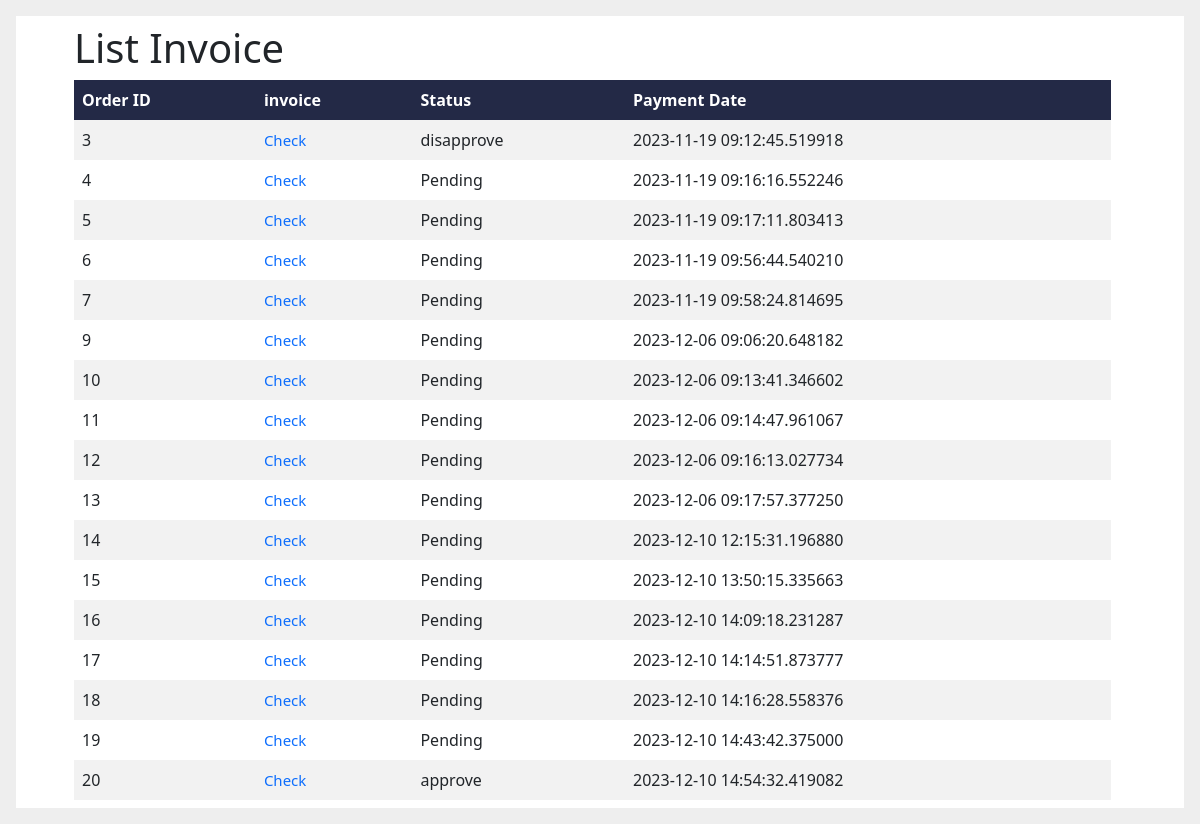
/myinvoice (signed in), run on an earlier commit of the app's database.
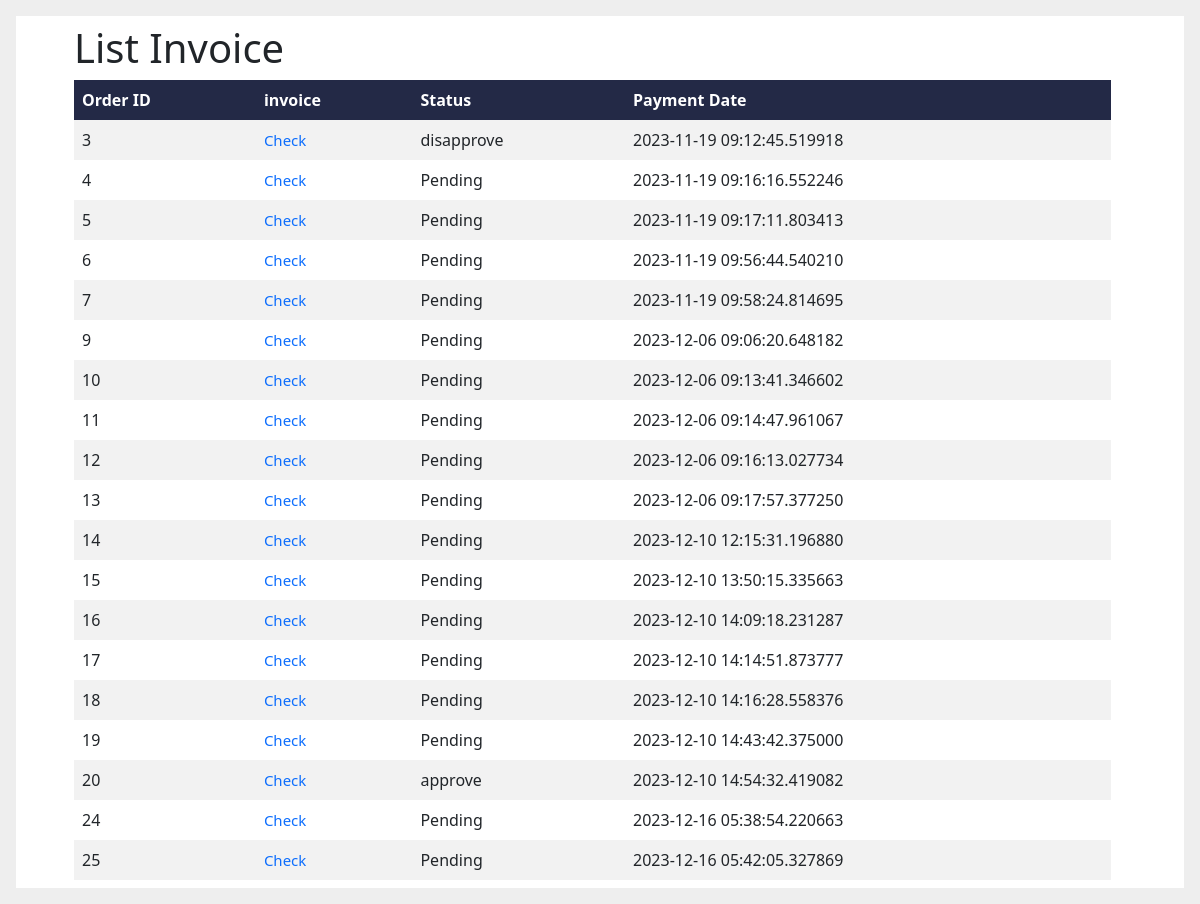
And on a later commit of the database.
### models/order_detail.py (models this page shows)
class Order_detail(db.Model):
    __tablename__ = 'order_detail'
    id_order = db.Column(db.Integer, primary_key=True)
    total = db.Column(db.Float)
    order_status = db.Column(db.String(100))
    id_payment = db.Column(db.Integer, db.ForeignKey('payment_detail.id_payment', name='fk_oDetail_payment'))
    id_session = db.Column(db.Integer, db.ForeignKey('session.id_session', name='fk_oDetail_session'))
    payment_detail = db.relationship('Payment_detail', back_populates='order_detail')
    session = db.relationship('session', back_populates='Order_detail')

### models/payment_detail.py (models this page shows)
class Payment_detail(db.Model):
    __tablename__ = 'payment_detail'
    id_payment = db.Column(db.Integer, primary_key=True)
    amount = db.Column(db.Integer)
    payment_method = db.Column(db.String(100))
    payment_date = db.Column(db.DateTime, default=datetime.utcnow)
    order_detail = db.relationship('Order_detail', back_populates='payment_detail')

### app.py (the view)
@app.route('/myinvoice')
@login_required
def myinvoice():
    user_invoices = db.session.query(Order_detail).join(Order_detail.session).filter(session.id_user == current_user.id_user).all()
    return render_template('myinvoice.html', invoices=user_invoices)

### app.py (called while the page is built)
@login_manager.user_loader
def load_user(user_id):
    return User.query.get(int(user_id))

### templates/MyInvoice.html (shortened to what this page needs)
<!DOCTYPE html>
<html lang="en">
<head>
    <link rel="stylesheet" type="text/css" href="{{ url_for('static', filename='css/crud_admin.css') }}">
    <link href="https://cdn.jsdelivr.net/npm/bootstrap@5.3.2/dist/css/bootstrap.min.css" rel="stylesheet"
>
</head>
<body>
    <div class="d-flex bd-highlight">
        <div class="bd-highlight d-flex p-3 w-100" style="flex: 0 0 100%; background-color: #eeeeee;">
            <div class="d-flex flex-column bd-highlight w-100" style="background-color: white;">
                <div class="p-2 bd-highlight me-3 w-100">
                    <h1>List Invoice</h1>
                    <table>
                        <tr>
                            <th>Order ID</th>
                            <th>invoice</th>
                            <th>Status</th>
                            <th>Payment Date</th>
                        </tr>
                        <tr>
                            {% for invoice in invoices %}
                            <td>{{ invoice.id_order }}</td>
                            <td><a href="{{ url_for('cust_view_invoice', payment_id=invoice.id_payment) }}">Check</a></td>
                            <td>
                                {{ invoice.order_status }}
                            </td>
                            <td>{{ invoice.payment_detail.payment_date }}</td>
                        </tr>
                        {% endfor %}
                    </table>
                </div>
            </div>
        </div>
    </div>
</body>
</html>

What changed in the data, as far as the page shows it:
added Order_detail: id_order "24", order_status "Pending", payment_detail.payment_date "2023-12-16 05:38:54.220663"
added Order_detail: id_order "25", order_status "Pending", payment_detail.payment_date "2023-12-16 05:42:05.327869"
